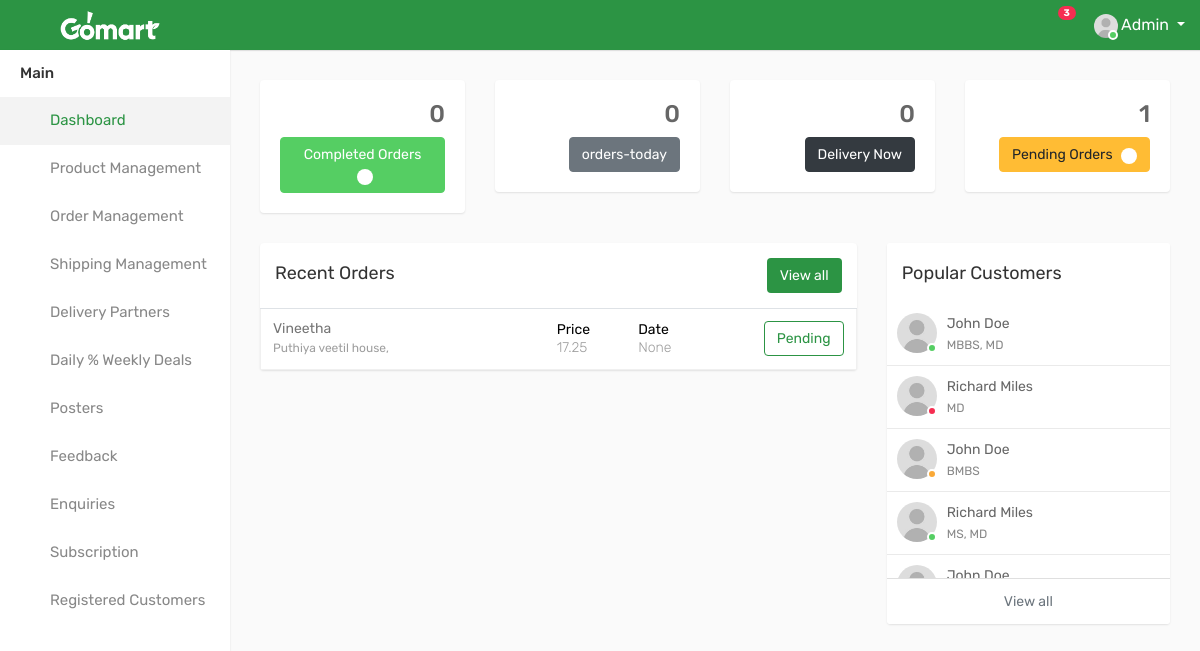
Before: /Admin_Home/ (signed in) with the older database file.
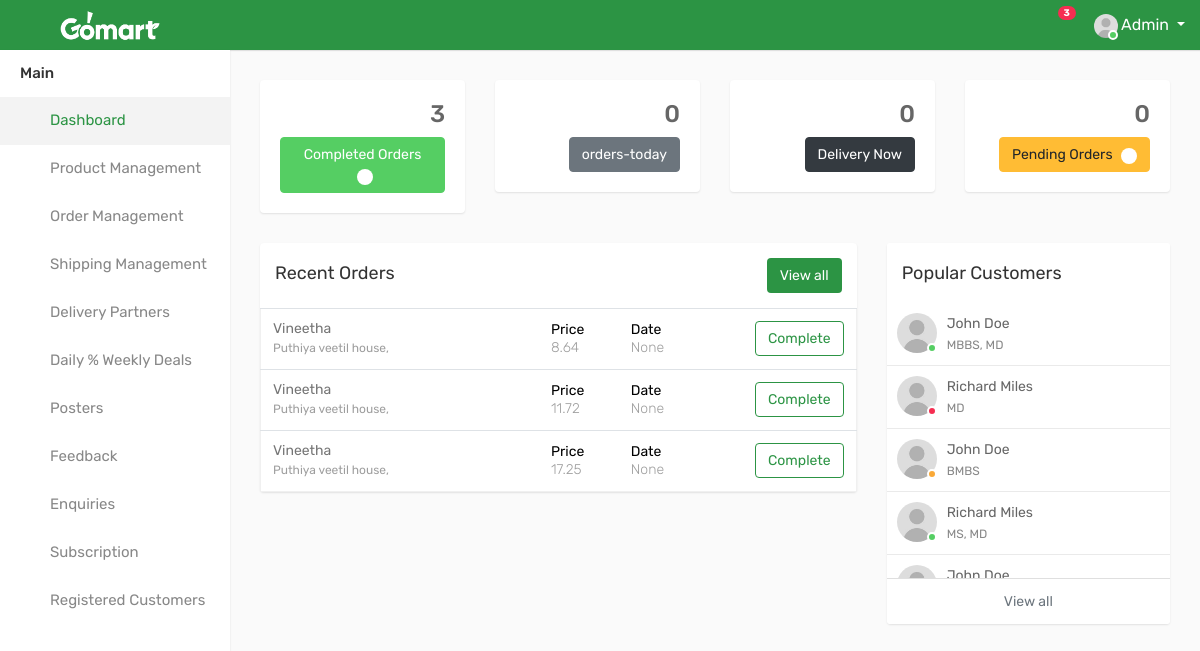
After: the same page with the newer database file.
### GoApp/models.py (models this page shows, shortened)
class tbl_Checkout(models.Model):
    user = models.ForeignKey(tbl_SignUp, on_delete=models.CASCADE, null=True)
    orderid = models.IntegerField(null=True)
    invoice_number = models.IntegerField(null=True)
    total_items = models.CharField(max_length=100, null=True)
    item_price = models.FloatField(null=True)
    ship_charge = models.FloatField(null=True)
    total_after_ship = models.FloatField(null=True)
    discount = models.CharField(max_length=100, null=True)
    created_at = models.DateField(auto_now_add=True,null=True)
    created_time=models.TimeField(auto_now_add=True,null=True)
    ship_address = models.ForeignKey(tbl_Shipment_Address, on_delete=models.CASCADE, null=True)
    status = models.CharField(max_length=100, null=True)
    payment_method = models.CharField(max_length=100, null=True)

class tbl_SignUp(models.Model):
    user = models.ForeignKey(User, on_delete=models.CASCADE, null=True)
    email = models.EmailField(null=True)
    mobile = models.CharField(max_length=20, null=True)
    fullname = models.CharField(max_length=100, null=True)
    password = models.CharField(max_length=100, null=True)
    dp = models.ImageField(upload_to="media", null=True)
    status = models.CharField(max_length=100, null=True)

class tbl_Shipment_Address(models.Model):
    user = models.ForeignKey(tbl_SignUp, on_delete=models.CASCADE, null=True)
    first_name = models.CharField(max_length=100)
    last_name = models.CharField(max_length=100)
    street_address = models.CharField(max_length=255)
    mobile = models.CharField(max_length=20)
    email = models.EmailField()
    state = models.CharField(max_length=100)
    Eircode = models.CharField(max_length=20)

### GoApp/views.py (the view)
# urls.py: path("Admin_Home/", views.Admin_Home),
@never_cache
@login_required(login_url='/Gomart_Admin/')
def Admin_Home(request):
    current_date=date.today()
    comp_orders=tbl_Checkout.objects.filter(status="Complete").count()
    pend_orders=tbl_Checkout.objects.filter(status="Pending").count()
    deli_now=tbl_Checkout.objects.filter(status="Delivery").count()
    today_orders=tbl_Checkout.objects.filter(created_at=current_date).count()
    recent=tbl_Checkout.objects.all().order_by('-id')[:6]
    context={
        "comp_orders":comp_orders,
        "pend_orders":pend_orders,
        "deli_now":deli_now,
        "today_orders":today_orders,
        "recent":recent
    }
    return render(request, "Admin_Home.html",context)

### templates/Admin_Home.html (shortened to what the changed rows need)
{% load static %}
{% include 'left_nav.html' %}
<div class="page-wrapper">
            <div class="content">
                <div class="row">
                    <div class="col-md-6 col-sm-6 col-lg-6 col-xl-3">
                        <div class="dash-widget">
							<div class="dash-widget-info text-right">
								<h3>{{comp_orders}}</h3>
								<a href="/completed_orders/" class="widget-title1 btn btn-success"><span class="widget-title1"> Completed Orders <i class="fa fa-check" aria-hidden="true"></i></span></a>
							</div>
                        </div>
                    </div>
                    <div class="col-md-6 col-sm-6 col-lg-6 col-xl-3">
                        <div class="dash-widget">
                            <div class="dash-widget-info text-right">
                                <h3>{{pend_orders}}</h3>
                                <a href="/pending_orders/" class="widget-title4 btn btn-warning"> <span class="widget-title4">Pending Orders <i class="fa fa-check" aria-hidden="true"></i></span></a>
                            </div>
                        </div>
                    </div>
                </div>
				<div class="row">
					<div class="col-12 col-md-6 col-lg-8 col-xl-8">
						<div class="card">
							<div class="card-body p-0">
								<div class="table-responsive">
									<table class="table mb-0">
										<tbody>
                                        {% for i in recent %}
											<tr>
												<td style="min-width: 200px;">
													<h2><a href="profile.html">{{i.user.fullname}} <span>{{i.ship_address.street_address}}</span></a></h2>
												</td>
												<td>
													<h5 class="time-title p-0">Price</h5>
													<p>{{i.total_after_ship}}</p>
												</td>
												<td>
													<h5 class="time-title p-0">Date</h5>
													<p>{{i.created_at}}</p>
												</td>
												<td class="text-right">
													<a href="#" class="btn btn-outline-primary take-btn">{{i.status}}</a>
												</td>
											</tr>
                                        {% endfor %}
										</tbody>
									</table>
								</div>
							</div>
						</div>
					</div>
				</div>
            </div>
        </div>

Changed rows visible on the page:
added tbl_Checkout: user.fullname "Vineetha", ship_address.street_address "Puthiya veetil house,", total_after_ship "8.64", created_at "None", status "Complete"
added tbl_Checkout: user.fullname "Vineetha", ship_address.street_address "Puthiya veetil house,", total_after_ship "11.72", created_at "None", status "Complete"
changed tbl_Checkout (number 3 of 3 on the later page): status "Pending" → "Complete"
Other visible differences:
{{ comp_orders }}: "0" → "3"
{{ pend_orders }}: "1" → "0"
